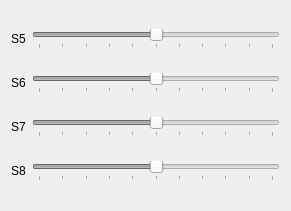
  <widget class="QWidget" name="layoutWidget_4">
   <property name="geometry">
    <rect>
     <x>10</x>
     <y>470</y>
     <width>291</width>
     <height>211</height>
    </rect>
   </property>
   <layout class="QGridLayout" name="gridLayout_4">
    <item row="0" column="0">
     <widget class="QLabel" name="label_s5">
      <property name="enabled">
       <bool>false</bool>
      </property>
      <property name="palette">
       <palette>
        <active>
         <colorrole role="WindowText">
          <brush brushstyle="SolidPattern">
           <color alpha="255">
            <red>0</red>
            <green>0</green>
            <blue>0</blue>
           </color>
          </brush>
         </colorrole>
         <colorrole role="Text">
          <brush brushstyle="SolidPattern">
           <color alpha="255">
            <red>0</red>
            <green>0</green>
            <blue>0</blue>
           </color>
          </brush>
         </colorrole>
         <colorrole role="ButtonText">
          <brush brushstyle="SolidPattern">
           <color alpha="255">
            <red>0</red>
            <green>0</green>
            <blue>0</blue>
           </color>
          </brush>
         </colorrole>
         <colorrole role="Base">
          <brush brushstyle="SolidPattern">
           <color alpha="255">
            <red>255</red>
            <green>255</green>
            <blue>255</blue>
           </color>
          </brush>
         </colorrole>
         <colorrole role="Window">
          <brush brushstyle="SolidPattern">
           <color alpha="255">
            <red>170</red>
            <green>255</green>
            <blue>127</blue>
           </color>
          </brush>
         </colorrole>
         <colorrole role="PlaceholderText">
          <brush brushstyle="SolidPattern">
           <color alpha="128">
            <red>0</red>
            <green>0</green>
            <blue>0</blue>
           </color>
          </brush>
         </colorrole>
        </active>
        <inactive>
         <colorrole role="WindowText">
          <brush brushstyle="SolidPattern">
           <color alpha="255">
            <red>0</red>
            <green>0</green>
            <blue>0</blue>
           </color>
          </brush>
         </colorrole>
         <colorrole role="Text">
          <brush brushstyle="SolidPattern">
           <color alpha="255">
            <red>0</red>
            <green>0</green>
            <blue>0</blue>
           </color>
          </brush>
         </colorrole>
         <colorrole role="ButtonText">
          <brush brushstyle="SolidPattern">
           <color alpha="255">
            <red>0</red>
            <green>0</green>
            <blue>0</blue>
           </color>
          </brush>
         </colorrole>
         <colorrole role="Base">
          <brush brushstyle="SolidPattern">
           <color alpha="255">
            <red>255</red>
            <green>255</green>
            <blue>255</blue>
           </color>
          </brush>
         </colorrole>
         <colorrole role="Window">
          <brush brushstyle="SolidPattern">
           <color alpha="255">
            <red>170</red>
            <green>255</green>
            <blue>127</blue>
           </color>
          </brush>
         </colorrole>
         <colorrole role="PlaceholderText">
          <brush brushstyle="SolidPattern">
           <color alpha="128">
            <red>0</red>
            <green>0</green>
            <blue>0</blue>
           </color>
          </brush>
         </colorrole>
        </inactive>
        <disabled>
         <colorrole role="WindowText">
          <brush brushstyle="SolidPattern">
           <color alpha="255">
            <red>0</red>
            <green>0</green>
            <blue>0</blue>
           </color>
          </brush>
         </colorrole>
         <colorrole role="Text">
          <brush brushstyle="SolidPattern">
           <color alpha="255">
            <red>0</red>
            <green>0</green>
            <blue>0</blue>
           </color>
          </brush>
         </colorrole>
         <colorrole role="ButtonText">
          <brush brushstyle="SolidPattern">
           <color alpha="255">
            <red>0</red>
            <green>0</green>
            <blue>0</blue>
           </color>
          </brush>
         </colorrole>
         <colorrole role="Base">
          <brush brushstyle="SolidPattern">
           <color alpha="255">
            <red>170</red>
            <green>255</green>
            <blue>127</blue>
           </color>
          </brush>
         </colorrole>
         <colorrole role="Window">
          <brush brushstyle="SolidPattern">
           <color alpha="255">
            <red>170</red>
            <green>255</green>
            <blue>127</blue>
           </color>
          </brush>
         </colorrole>
         <colorrole role="PlaceholderText">
          <brush brushstyle="SolidPattern">
           <color alpha="128">
            <red>0</red>
            <green>0</green>
            <blue>0</blue>
           </color>
          </brush>
         </colorrole>
        </disabled>
       </palette>
      </property>
      <property name="frameShape">
       <enum>QFrame::NoFrame</enum>
      </property>
      <property name="frameShadow">
       <enum>QFrame::Plain</enum>
      </property>
      <property name="lineWidth">
       <number>1</number>
      </property>
      <property name="text">
       <string>S5</string>
      </property>
      <property name="scaledContents">
       <bool>false</bool>
      </property>
      <property name="alignment">
       <set>Qt::AlignCenter</set>
      </property>
      <property name="margin">
       <number>3</number>
      </property>
      <property name="indent">
       <number>0</number>
      </property>
     </widget>
    </item>
    <item row="0" column="1">
     <widget class="QSlider" name="horizontalSlider_5">
      <property name="enabled">
       <bool>false</bool>
      </property>
      <property name="focusPolicy">
       <enum>Qt::WheelFocus</enum>
      </property>
      <property name="minimum">
       <number>-100</number>
      </property>
      <property name="maximum">
       <number>100</number>
      </property>
      <property name="orientation">
       <enum>Qt::Horizontal</enum>
      </property>
      <property name="invertedAppearance">
       <bool>false</bool>
      </property>
      <property name="tickPosition">
       <enum>QSlider::TicksBelow</enum>
      </property>
      <property name="tickInterval">
       <number>20</number>
      </property>
     </widget>
    </item>
    <item row="1" column="0">
     <widget class="QLabel" name="label_s6">
      <property name="enabled">
       <bool>false</bool>
      </property>
      <property name="palette">
       <palette>
        <active>
         <colorrole role="WindowText">
          <brush brushstyle="SolidPattern">
           <color alpha="255">
            <red>0</red>
            <green>0</green>
            <blue>0</blue>
           </color>
          </brush>
         </colorrole>
         <colorrole role="Text">
          <brush brushstyle="SolidPattern">
           <color alpha="255">
            <red>0</red>
            <green>0</green>
            <blue>0</blue>
           </color>
          </brush>
         </colorrole>
         <colorrole role="ButtonText">
          <brush brushstyle="SolidPattern">
           <color alpha="255">
            <red>0</red>
            <green>0</green>
            <blue>0</blue>
           </color>
          </brush>
         </colorrole>
         <colorrole role="Base">
          <brush brushstyle="SolidPattern">
           <color alpha="255">
            <red>255</red>
            <green>255</green>
            <blue>255</blue>
           </color>
          </brush>
         </colorrole>
         <colorrole role="Window">
          <brush brushstyle="SolidPattern">
           <color alpha="255">
            <red>170</red>
            <green>255</green>
            <blue>127</blue>
           </color>
          </brush>
         </colorrole>
         <colorrole role="PlaceholderText">
          <brush brushstyle="SolidPattern">
           <color alpha="128">
            <red>0</red>
            <green>0</green>
            <blue>0</blue>
           </color>
          </brush>
         </colorrole>
        </active>
        <inactive>
         <colorrole role="WindowText">
          <brush brushstyle="SolidPattern">
           <color alpha="255">
            <red>0</red>
            <green>0</green>
            <blue>0</blue>
           </color>
          </brush>
         </colorrole>
         <colorrole role="Text">
          <brush brushstyle="SolidPattern">
           <color alpha="255">
            <red>0</red>
            <green>0</green>
            <blue>0</blue>
           </color>
          </brush>
         </colorrole>
         <colorrole role="ButtonText">
          <brush brushstyle="SolidPattern">
           <color alpha="255">
            <red>0</red>
            <green>0</green>
            <blue>0</blue>
           </color>
          </brush>
         </colorrole>
         <colorrole role="Base">
          <brush brushstyle="SolidPattern">
           <color alpha="255">
            <red>255</red>
            <green>255</green>
            <blue>255</blue>
           </color>
          </brush>
         </colorrole>
         <colorrole role="Window">
          <brush brushstyle="SolidPattern">
           <color alpha="255">
            <red>170</red>
            <green>255</green>
            <blue>127</blue>
           </color>
          </brush>
         </colorrole>
         <colorrole role="PlaceholderText">
          <brush brushstyle="SolidPattern">
           <color alpha="128">
            <red>0</red>
            <green>0</green>
            <blue>0</blue>
           </color>
          </brush>
         </colorrole>
        </inactive>
        <disabled>
         <colorrole role="WindowText">
          <brush brushstyle="SolidPattern">
           <color alpha="255">
            <red>0</red>
            <green>0</green>
            <blue>0</blue>
           </color>
          </brush>
         </colorrole>
         <colorrole role="Text">
          <brush brushstyle="SolidPattern">
           <color alpha="255">
            <red>0</red>
            <green>0</green>
            <blue>0</blue>
           </color>
          </brush>
         </colorrole>
         <colorrole role="ButtonText">
          <brush brushstyle="SolidPattern">
           <color alpha="255">
            <red>0</red>
            <green>0</green>
            <blue>0</blue>
           </color>
          </brush>
         </colorrole>
         <colorrole role="Base">
          <brush brushstyle="SolidPattern">
           <color alpha="255">
            <red>170</red>
            <green>255</green>
            <blue>127</blue>
           </color>
          </brush>
         </colorrole>
         <colorrole role="Window">
          <brush brushstyle="SolidPattern">
           <color alpha="255">
            <red>170</red>
            <green>255</green>
            <blue>127</blue>
           </color>
          </brush>
         </colorrole>
         <colorrole role="PlaceholderText">
          <brush brushstyle="SolidPattern">
           <color alpha="128">
            <red>0</red>
            <green>0</green>
            <blue>0</blue>
           </color>
          </brush>
         </colorrole>
        </disabled>
       </palette>
      </property>
      <property name="frameShape">
       <enum>QFrame::NoFrame</enum>
      </property>
      <property name="frameShadow">
       <enum>QFrame::Plain</enum>
      </property>
      <property name="text">
       <string>S6</string>
      </property>
      <property name="alignment">
       <set>Qt::AlignCenter</set>
      </property>
      <property name="indent">
       <number>0</number>
      </property>
     </widget>
    </item>
    <item row="1" column="1">
     <widget class="QSlider" name="horizontalSlider_6">
      <property name="enabled">
       <bool>false</bool>
      </property>
      <property name="focusPolicy">
       <enum>Qt::WheelFocus</enum>
      </property>
      <property name="minimum">
       <number>-100</number>
      </property>
      <property name="maximum">
       <number>100</number>
      </property>
      <property name="orientation">
       <enum>Qt::Horizontal</enum>
      </property>
      <property name="tickPosition">
       <enum>QSlider::TicksBelow</enum>
      </property>
      <property name="tickInterval">
       <number>20</number>
      </property>
     </widget>
    </item>
    <item row="2" column="0">
     <widget class="QLabel" name="label_s7">
      <property name="enabled">
       <bool>false</bool>
      </property>
      <property name="palette">
       <palette>
        <active>
         <colorrole role="WindowText">
          <brush brushstyle="SolidPattern">
           <color alpha="255">
            <red>0</red>
            <green>0</green>
            <blue>0</blue>
           </color>
          </brush>
         </colorrole>
         <colorrole role="Text">
          <brush brushstyle="SolidPattern">
           <color alpha="255">
            <red>0</red>
            <green>0</green>
            <blue>0</blue>
           </color>
          </brush>
         </colorrole>
         <colorrole role="ButtonText">
          <brush brushstyle="SolidPattern">
           <color alpha="255">
            <red>0</red>
            <green>0</green>
            <blue>0</blue>
           </color>
          </brush>
         </colorrole>
         <colorrole role="Base">
          <brush brushstyle="SolidPattern">
           <color alpha="255">
            <red>255</red>
            <green>255</green>
            <blue>255</blue>
           </color>
          </brush>
         </colorrole>
         <colorrole role="Window">
          <brush brushstyle="SolidPattern">
           <color alpha="255">
            <red>170</red>
            <green>255</green>
            <blue>127</blue>
           </color>
          </brush>
         </colorrole>
         <colorrole role="PlaceholderText">
          <brush brushstyle="SolidPattern">
           <color alpha="128">
            <red>0</red>
            <green>0</green>
            <blue>0</blue>
           </color>
          </brush>
         </colorrole>
        </active>
        <inactive>
         <colorrole role="WindowText">
          <brush brushstyle="SolidPattern">
           <color alpha="255">
            <red>0</red>
            <green>0</green>
            <blue>0</blue>
           </color>
          </brush>
         </colorrole>
         <colorrole role="Text">
          <brush brushstyle="SolidPattern">
           <color alpha="255">
            <red>0</red>
            <green>0</green>
            <blue>0</blue>
           </color>
          </brush>
         </colorrole>
         <colorrole role="ButtonText">
          <brush brushstyle="SolidPattern">
           <color alpha="255">
            <red>0</red>
            <green>0</green>
            <blue>0</blue>
           </color>
          </brush>
         </colorrole>
         <colorrole role="Base">
          <brush brushstyle="SolidPattern">
           <color alpha="255">
            <red>255</red>
            <green>255</green>
            <blue>255</blue>
           </color>
          </brush>
         </colorrole>
         <colorrole role="Window">
          <brush brushstyle="SolidPattern">
           <color alpha="255">
            <red>170</red>
            <green>255</green>
            <blue>127</blue>
           </color>
          </brush>
         </colorrole>
         <colorrole role="PlaceholderText">
          <brush brushstyle="SolidPattern">
           <color alpha="128">
            <red>0</red>
            <green>0</green>
            <blue>0</blue>
           </color>
          </brush>
         </colorrole>
        </inactive>
        <disabled>
         <colorrole role="WindowText">
          <brush brushstyle="SolidPattern">
           <color alpha="255">
            <red>0</red>
            <green>0</green>
            <blue>0</blue>
           </color>
          </brush>
         </colorrole>
         <colorrole role="Text">
          <brush brushstyle="SolidPattern">
           <color alpha="255">
            <red>0</red>
            <green>0</green>
            <blue>0</blue>
           </color>
          </brush>
         </colorrole>
         <colorrole role="ButtonText">
          <brush brushstyle="SolidPattern">
           <color alpha="255">
            <red>0</red>
            <green>0</green>
            <blue>0</blue>
           </color>
          </brush>
         </colorrole>
         <colorrole role="Base">
          <brush brushstyle="SolidPattern">
           <color alpha="255">
            <red>170</red>
            <green>255</green>
            <blue>127</blue>
           </color>
          </brush>
         </colorrole>
         <colorrole role="Window">
          <brush brushstyle="SolidPattern">
           <color alpha="255">
            <red>170</red>
            <green>255</green>
            <blue>127</blue>
           </color>
          </brush>
         </colorrole>
         <colorrole role="PlaceholderText">
          <brush brushstyle="SolidPattern">
           <color alpha="128">
            <red>0</red>
            <green>0</green>
            <blue>0</blue>
           </color>
          </brush>
         </colorrole>
        </disabled>
       </palette>
      </property>
      <property name="text">
       <string>S7</string>
      </property>
      <property name="alignment">
       <set>Qt::AlignCenter</set>
      </property>
      <property name="indent">
       <number>0</number>
      </property>
     </widget>
    </item>
    <item row="2" column="1">
     <widget class="QSlider" name="horizontalSlider_7">
      <property name="enabled">
       <bool>false</bool>
      </property>
      <property name="focusPolicy">
       <enum>Qt::WheelFocus</enum>
      </property>
      <property name="minimum">
       <number>-100</number>
      </property>
      <property name="maximum">
       <number>100</number>
      </property>
      <property name="orientation">
       <enum>Qt::Horizontal</enum>
      </property>
      <property name="tickPosition">
       <enum>QSlider::TicksBelow</enum>
      </property>
      <property name="tickInterval">
       <number>20</number>
      </property>
     </widget>
    </item>
    <item row="3" column="0">
     <widget class="QLabel" name="label_s8">
      <property name="enabled">
       <bool>false</bool>
      </property>
      <property name="palette">
       <palette>
        <active>
         <colorrole role="WindowText">
          <brush brushstyle="SolidPattern">
           <color alpha="255">
            <red>0</red>
            <green>0</green>
            <blue>0</blue>
           </color>
          </brush>
         </colorrole>
         <colorrole role="Text">
          <brush brushstyle="SolidPattern">
           <color alpha="255">
            <red>0</red>
            <green>0</green>
            <blue>0</blue>
           </color>
          </brush>
         </colorrole>
         <colorrole role="ButtonText">
          <brush brushstyle="SolidPattern">
           <color alpha="255">
            <red>0</red>
            <green>0</green>
            <blue>0</blue>
           </color>
          </brush>
         </colorrole>
         <colorrole role="Base">
          <brush brushstyle="SolidPattern">
           <color alpha="255">
            <red>255</red>
            <green>255</green>
            <blue>255</blue>
           </color>
          </brush>
         </colorrole>
         <colorrole role="Window">
          <brush brushstyle="SolidPattern">
           <color alpha="255">
            <red>170</red>
            <green>255</green>
            <blue>127</blue>
           </color>
          </brush>
         </colorrole>
         <colorrole role="PlaceholderText">
          <brush brushstyle="SolidPattern">
           <color alpha="128">
            <red>0</red>
            <green>0</green>
            <blue>0</blue>
           </color>
          </brush>
         </colorrole>
        </active>
        <inactive>
         <colorrole role="WindowText">
          <brush brushstyle="SolidPattern">
           <color alpha="255">
            <red>0</red>
            <green>0</green>
            <blue>0</blue>
           </color>
          </brush>
         </colorrole>
         <colorrole role="Text">
          <brush brushstyle="SolidPattern">
           <color alpha="255">
            <red>0</red>
            <green>0</green>
            <blue>0</blue>
           </color>
          </brush>
         </colorrole>
         <colorrole role="ButtonText">
          <brush brushstyle="SolidPattern">
           <color alpha="255">
            <red>0</red>
            <green>0</green>
            <blue>0</blue>
           </color>
          </brush>
         </colorrole>
         <colorrole role="Base">
          <brush brushstyle="SolidPattern">
           <color alpha="255">
            <red>255</red>
            <green>255</green>
            <blue>255</blue>
           </color>
          </brush>
         </colorrole>
         <colorrole role="Window">
          <brush brushstyle="SolidPattern">
           <color alpha="255">
            <red>170</red>
            <green>255</green>
            <blue>127</blue>
           </color>
          </brush>
         </colorrole>
         <colorrole role="PlaceholderText">
          <brush brushstyle="SolidPattern">
           <color alpha="128">
            <red>0</red>
            <green>0</green>
            <blue>0</blue>
           </color>
          </brush>
         </colorrole>
        </inactive>
        <disabled>
         <colorrole role="WindowText">
          <brush brushstyle="SolidPattern">
           <color alpha="255">
            <red>0</red>
            <green>0</green>
            <blue>0</blue>
           </color>
          </brush>
         </colorrole>
         <colorrole role="Text">
          <brush brushstyle="SolidPattern">
           <color alpha="255">
            <red>0</red>
            <green>0</green>
            <blue>0</blue>
           </color>
          </brush>
         </colorrole>
         <colorrole role="ButtonText">
          <brush brushstyle="SolidPattern">
           <color alpha="255">
            <red>0</red>
            <green>0</green>
            <blue>0</blue>
           </color>
          </brush>
         </colorrole>
         <colorrole role="Base">
          <brush brushstyle="SolidPattern">
           <color alpha="255">
            <red>170</red>
            <green>255</green>
            <blue>127</blue>
           </color>
          </brush>
         </colorrole>
         <colorrole role="Window">
          <brush brushstyle="SolidPattern">
           <color alpha="255">
            <red>170</red>
            <green>255</green>
            <blue>127</blue>
           </color>
          </brush>
         </colorrole>
         <colorrole role="PlaceholderText">
          <brush brushstyle="SolidPattern">
           <color alpha="128">
            <red>0</red>
            <green>0</green>
            <blue>0</blue>
           </color>
          </brush>
         </colorrole>
        </disabled>
       </palette>
      </property>
      <property name="text">
       <string>S8</string>
      </property>
      <property name="alignment">
       <set>Qt::AlignCenter</set>
      </property>
      <property name="indent">
       <number>0</number>
      </property>
     </widget>
    </item>
    <item row="3" column="1">
     <widget class="QSlider" name="horizontalSlider_8">
      <property name="enabled">
       <bool>false</bool>
      </property>
      <property name="focusPolicy">
       <enum>Qt::WheelFocus</enum>
      </property>
      <property name="minimum">
       <number>-100</number>
      </property>
      <property name="maximum">
       <number>100</number>
      </property>
      <property name="orientation">
       <enum>Qt::Horizontal</enum>
      </property>
      <property name="tickPosition">
       <enum>QSlider::TicksBelow</enum>
      </property>
      <property name="tickInterval">
       <number>20</number>
      </property>
     </widget>
    </item>
   </layout>
  </widget>
